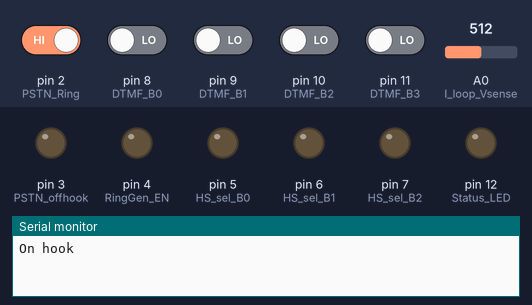
This sketch was run on a simulated Arduino Uno, built with avr-gcc and run on an emulated ATmega328P. Parts: output pins drawn as LEDs (lit = HIGH), the last lines printed to the serial monitor. The test bench sets the inputs (shaded band); at power-on: pin 2 (PSTN_Ring) HIGH, pin 8 (DTMF_B0), pin 9 (DTMF_B1), pin 10 (DTMF_B2), pin 11 (DTMF_B3) LOW, A0 (I_loop_Vsense) = 512.

Above: at 1.2 s.
1.3 s: A0 (I_loop_Vsense) set to 474
At 2.0 s:
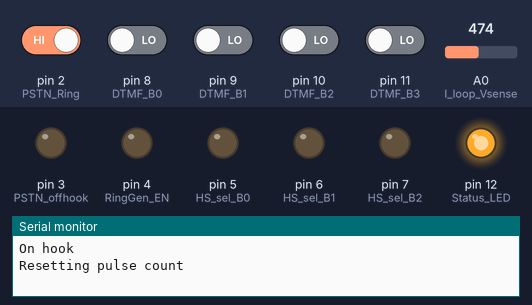
2.8 s: pin 2 (PSTN_Ring) driven LOW
At 3.4 s:
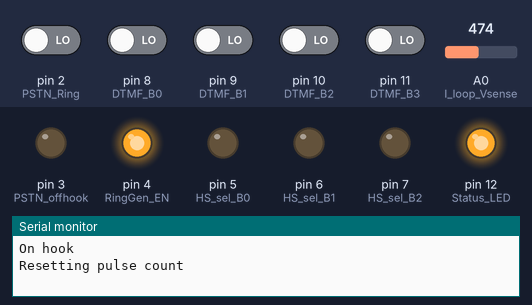
4.3 s: pin 2 (PSTN_Ring) driven HIGH
At 5.6 s:
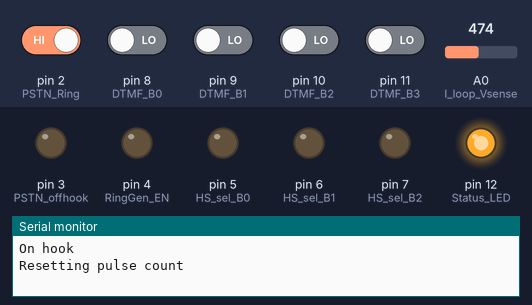
5.9 s: pin 9 (DTMF_B1) driven HIGH
At 8.1 s:
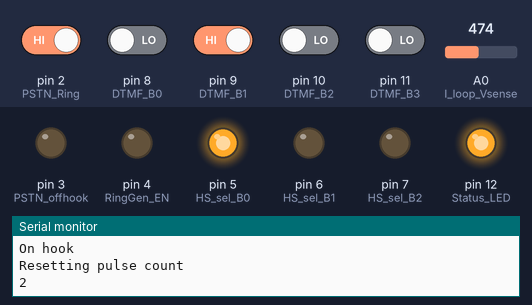
8.9 s: A0 (I_loop_Vsense) set to 441
At 11.6 s:
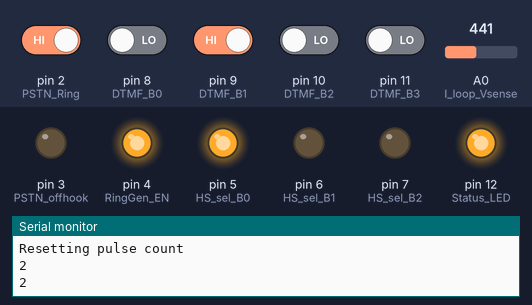
Timing chart, 0 to 12.9 s (numbered marks = the images above; inputs shaded):
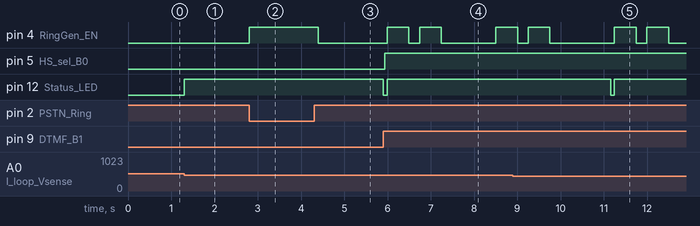

The sketch:

PABXcontrol.ino
```cpp
#define PSTN_Ring 2
#define PSTN_offhook 3
#define RingGen_EN 4
#define HS_sel_B0 5
#define HS_sel_B1 6
#define HS_sel_B2 7
#define DTMF_B0 8
#define DTMF_B1 9
#define DTMF_B2 10
#define DTMF_B3 11
#define hold_Relay 13
#define Status_LED 12
#define I_loop_Vsense A0
#define DTMF_0 10
#define DTMF_1 1
#define DTMF_2 2
#define DTMF_3 3
#define DTMF_4 4
#define DTMF_5 5
#define DTMF_6 6
#define DTMF_7 7
#define DTMF_8 8
#define DTMF_9 9
#define DTMF_Star 11
#define DTMF_Hash 12
#define DTMF_A 13
#define DTMF_B 14
#define DTMF_C 15
#define timeout 50
#define onHookTimeout 250
int I_loopVal;
byte HS_selval;
byte DTMF_val;
int on_hook_val;
int HS_off_hook ;
bool inHold = 0;
byte countHookPulse = 0;
bool pulseNumReady = 0;
int pulTimeout = 0;
int onHookTimer = 0;
bool messageSent = 0;
void setup() {
  // put your setup code here, to run once:

pinMode (PSTN_Ring,INPUT);
pinMode (PSTN_offhook,OUTPUT);
pinMode (RingGen_EN,OUTPUT);
pinMode (HS_sel_B0,OUTPUT);
pinMode (HS_sel_B1,OUTPUT);
pinMode (HS_sel_B2,OUTPUT);
pinMode(DTMF_B0,INPUT);
pinMode(DTMF_B1,INPUT);
pinMode(DTMF_B2,INPUT);
pinMode(DTMF_B3,INPUT);
pinMode(Status_LED,OUTPUT);
pinMode(I_loop_Vsense,INPUT);
Serial.begin(9600);
on_hook_val = analogRead(I_loop_Vsense);
}

void loop() {

 I_loopVal = analogRead(I_loop_Vsense);
  if(!digitalRead(PSTN_Ring)){  //if the external phone line is ringing
    while(!digitalRead(PSTN_Ring)){
  digitalWrite(RingGen_EN,HIGH);
//for(byte i = 0; i < 8; i++){
  setHS(0); //ring HS 0 on the intercom system
  digitalWrite(Status_LED,HIGH);}
  delay(100);
 // digitalWrite(Status_LED,LOW);
    digitalWrite(RingGen_EN,LOW);
    delay(60);
 int test_off_hook = analogRead(I_loop_Vsense);
 delay(60);
 while(test_off_hook < (on_hook_val -120) || inHold){ //wait for a phone on the intercom to go off hook
  digitalWrite(Status_LED,HIGH);
  digitalWrite(RingGen_EN,LOW); //turn off the ring generator
  digitalWrite( PSTN_offhook,HIGH); //take the POTS/PSTN line off hook
  //Serial.println(test_off_hook);
  delay(60);
  if(readDTMF() == DTMF_Star){delay(60);if(inHold){inHold = 0;}else{inHold = 1;}}
  //decide if the "hold" relay should connect the intercom loop to the isolation transformer for the main phone line
  //the DTMF star key should toggle the "hold" function. NB you should be able to inject audio into the phone while in hold
  //hold nor dialing onto the main phone line will not work with pulse phones, works with DTMF only

          if(!inHold){digitalWrite( hold_Relay,HIGH); delay(60);
                 test_off_hook = analogRead(I_loop_Vsense);}else{checkTransferCall (); digitalWrite( hold_Relay,LOW);}


  if(test_off_hook >= (on_hook_val - 120)){ //when the intercom phones hang up
    test_off_hook = on_hook_val;
  digitalWrite(PSTN_offhook,LOW); //hang up the main phone line
  digitalWrite( hold_Relay,LOW); //disconnect the transformer from the intercom loop
  digitalWrite(Status_LED,LOW);
  }

  }

  //}
 digitalWrite(RingGen_EN,LOW);
 }


 if (I_loopVal < (on_hook_val - 30)){ //if main phone line wasnt ringing check if a handset is off hook


if(onHookTimer >= onHookTimeout){ //stuff for resetting pulse count for pulse dialing
    pulTimeout = 50;
    countHookPulse = 0;
    onHookTimer = 0;
    Serial.println("Resetting pulse count");
    messageSent = false;
    }

  /**if(!digitalRead(PSTN_Ring)){
  //digitalWrite(RingGen_EN,HIGH);
//for(byte i = 0; i < 8; i++){
  digitalWrite(PSTN_offhook, HIGH);
        digitalWrite(Status_LED,HIGH);
        digitalWrite( hold_Relay,HIGH);
        int off_hook = analogRead(I_loop_Vsense);
        int test = analogRead(I_loop_Vsense);
        delay (250);
        while(off_hook >= (test-7) || inHold){

          if(readDTMF() == DTMF_Star){delay(60);if(inHold){inHold = 0;}else{inHold = 1;}}
          if(!inHold){digitalWrite( hold_Relay,HIGH);delay(60);
                 test = analogRead(I_loop_Vsense);}else{digitalWrite( hold_Relay,LOW);}

          //Serial.println(test);
          delay(60);
          }
        digitalWrite(PSTN_offhook, LOW);
        digitalWrite( hold_Relay,LOW);
        //digitalWrite(Status_LED,LOW);


  //}
 digitalWrite(RingGen_EN,LOW);
 }**/


  I_loopVal = analogRead(I_loop_Vsense);
  //Serial.println(I_loopVal);
  HS_off_hook = analogRead(I_loop_Vsense);
  digitalWrite(Status_LED,HIGH);
 delay (20);
 pulTimeout ++;

 DTMF_val = readDTMF();
 if(pulTimeout >= timeout){
  //pulseNumReady = true;
  if(countHookPulse >0 ){
  DTMF_val = 10 - countHookPulse; //process the pulse count as a "DTMF value"
  if(DTMF_val == 0){DTMF_val = 10;} //zero dialed on pulse dial (10 pulses)
  countHookPulse = 0;

}
  countHookPulse = 0;
  pulTimeout = 0;
  messageSent = false;
  }

    if(DTMF_val > 0){
      Serial.println(DTMF_val);
      //digitalWrite(Status_LED,HIGH);
      //delay(30);
      digitalWrite(Status_LED,LOW);
      delay (30);

         if(DTMF_val == 9){ //dialing 9 enters a test mode to cycle the ringers on all phones on the intercom loop
          delay(60);
          testMode();

          }


      if(DTMF_val <= 8){ //dialing 1- 8 dials one of the 8 HS on the loop
      setHS(DTMF_val - 1); // set the '138 to the HS to ring

      int off_hook = analogRead(I_loop_Vsense);
        delay (60);
        while(off_hook >= (HS_off_hook - 40)){ //wait for a handset to pick up...cont...
         // int off_hook = analogRead(I_loop_Vsense);

          //Serial.println(test);
          //and pulse the ringer (can adjust for different ring pattern)
          digitalWrite(Status_LED,HIGH);
          digitalWrite(RingGen_EN,HIGH);
          delay(500);
          //digitalWrite(Status_LED,LOW);
          digitalWrite(RingGen_EN,LOW);
          delay(250);
          digitalWrite(Status_LED,HIGH);
          digitalWrite(RingGen_EN,HIGH);
           delay(500);
           digitalWrite(RingGen_EN,LOW);

          delay(1200);


          int test = analogRead(I_loop_Vsense);
          delay (60);
                   if(test >= (on_hook_val - 20)){//...cont... or the caller hangs up
            off_hook = 0;
            }
          while(test < (off_hook - 20)){ //while in the call just wait for the handsets to hang up
            delay(60);
          test = analogRead(I_loop_Vsense);
          delay (60);
          if(off_hook >= (test - 20)){
            off_hook = 0;
            }
            }

        }


      }else{


        if(DTMF_val == DTMF_0){ //dialing 0 will take the main phoneline off hook
        digitalWrite(PSTN_offhook, HIGH);
        digitalWrite(Status_LED,HIGH);
        digitalWrite( hold_Relay,HIGH); //route the main line to the intercom loop (via the isolation transformer)
        delay(60);
        int off_hook = analogRead(I_loop_Vsense);
        int test = analogRead(I_loop_Vsense);
        delay (250);
        while(off_hook >= (test-70) || inHold){ //if a handset is off hook or in hold keep the main line off hook
//decide if the "hold" relay should connect the intercom loop to the isolation transformer for the main phone line
  //the DTMF star key should toggle the "hold" function. NB you should be able to inject audio into the phone while in hold
  //hold nor dialing onto the main phone line will not work with pulse phones, works with DTMF only
          if(readDTMF() == DTMF_Star){delay(60);if(inHold){inHold = 0;}else{inHold = 1;}}
          if(!inHold){digitalWrite( hold_Relay,HIGH);delay(60);
                 test = analogRead(I_loop_Vsense);}else{
                      checkTransferCall ();
                  digitalWrite( hold_Relay,LOW);}

          //Serial.println(test);
          delay(60);
          }
        digitalWrite(PSTN_offhook, LOW); //when the intercom line phones hang up. hang up the main phone line (unless it was in hold)
        digitalWrite( hold_Relay,LOW);
        //digitalWrite(Status_LED,LOW);
        }


        }


  }


}else{

  //
    //pulTimeout = 0;

     onHookTimer ++;
     if(onHookTimer >= onHookTimeout){
    //pulTimeout = 50;
    onHookTimer = 256;
    countHookPulse = 0;
    if(!messageSent){
      Serial.println("On hook"); //verbose diag info
      messageSent = true;
      }
    //onHookTimer = 0;
    }
  digitalWrite(Status_LED,LOW);
  if(!digitalRead(Status_LED) && pulTimeout > 0){
    pulTimeout = 0;
    onHookTimer = 0;
    delay(60);
  //pulseNumReady = false;
    countHookPulse ++;
    Serial.println("pulse count:");
    Serial.println(countHookPulse);
    if(countHookPulse >10){countHookPulse = 0;}}
  }

//digitalWrite(RingGen_EN,HIGH);
//delay(1000);
 //digitalWrite(RingGen_EN,LOW);

/**for(HS_selval = 0; HS_selval < 8;HS_selval ++){
  setHS(HS_selval);
   Serial.println(HS_selval);


delay(60);
}**/


}

void setHS(byte HSnum){ //sets the 74 series 138 output
  if(HSnum <=7){
  digitalWrite (HS_sel_B0,bitRead(HSnum,0));
digitalWrite (HS_sel_B1,bitRead(HSnum,1));
digitalWrite (HS_sel_B2,bitRead(HSnum,2));
  }

  }

  byte readDTMF(){ //returns the DTMF value off the decoder chip
    byte DTMF_code;
   if(digitalRead(DTMF_B0)){bitSet(DTMF_code,0);}else{bitClear(DTMF_code,0);}
 if(digitalRead(DTMF_B1)){bitSet(DTMF_code,1);}else{bitClear(DTMF_code,1);}
 if(digitalRead(DTMF_B2)){bitSet(DTMF_code,2);}else{bitClear(DTMF_code,2);}
 if(digitalRead(DTMF_B3)){bitSet(DTMF_code,3);}else{bitClear(DTMF_code,3);}
 return DTMF_code;
 }

 void testMode(){ //ringer test for the intercom handsets
  Serial.println("ringer test");
  Serial.println("waiting for HS to hang up");
  while(analogRead(I_loop_Vsense) < on_hook_val - 10){

    delay(250);
    digitalWrite(Status_LED,LOW);

    }
  while(analogRead(I_loop_Vsense) >= on_hook_val - 10){ //while all HS are on hook
    for(byte i = 0; i < 8; i++){ //cycle through HS 1 - 8

      setHS(i);
      Serial.print("ringing HS ");
      Serial.println(i + 1);
      // for(byte j = 0; j < i+1; j++){
      digitalWrite(RingGen_EN,HIGH); //give the ringer circuit a kick
          delay(500);
          //digitalWrite(Status_LED,LOW);
          digitalWrite(RingGen_EN,LOW);
          delay(1000);//}


      }
    Serial.println("pick up HS now to abort test"); //cycle until a HS is picked up
    delay(1000);
    }

  }

  void checkTransferCall () {
   //when in hold using the main phone line (either from dialing out or if it was ringing)
   //you can dial another HS on the loop to "transfer" a call


    if(readDTMF() > 0){
                        byte DTMF_val = readDTMF();
                      if(DTMF_val <= 8){
      setHS(DTMF_val - 1);


        delay (60);

         // int off_hook = analogRead(I_loop_Vsense);

          //Serial.println(test);

          //digitalWrite(Status_LED,LOW);
          digitalWrite(RingGen_EN,HIGH);
          delay(500);
          //digitalWrite(Status_LED,LOW);
          digitalWrite(RingGen_EN,LOW);
          delay(1200);


      }}

                  //digitalWrite(Status_LED,HIGH);

                  }
```

Measured:
- the behaviour switches between 482 and 481 on A0 (I_loop_Vsense) (found by bisection; images 0 and 1)
- the behaviour switches between 454 and 453 on A0 (I_loop_Vsense) (found by bisection; images 4 and 5)
- after the input at 1.3 s, pin 12 (Status_LED): LOW → HIGH at once
- after the input at 2.8 s, pin 4 (RingGen_EN): LOW → HIGH at once
- after the input at 4.3 s, pin 4 (RingGen_EN): HIGH → LOW after 0.10 s
- after the input at 5.9 s, pin 4 (RingGen_EN): goes HIGH 0.50 s, LOW 0.25 s, HIGH 0.50 s, LOW 1.3 s, then HIGH, starting after 0.09 s; pin 5 (HS_sel_B0): LOW → HIGH at once; pin 12 (Status_LED): HIGH → LOW at once, → HIGH 0.09 s later
- after the input at 8.9 s, pin 12 (Status_LED): HIGH → LOW after 2.3 s, → HIGH 0.09 s later
